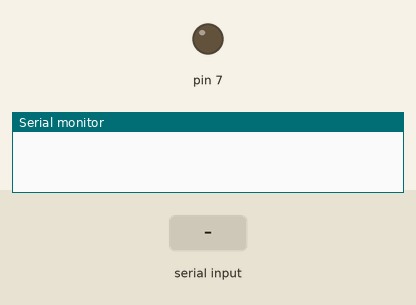
Bench run of a sketch on a simulated Arduino Uno, built with avr-gcc and run on an emulated ATmega328P. On the bench: output pins drawn as LEDs (lit = HIGH), the last lines printed to the serial monitor. Dashed ring = blinking. The test bench sets the inputs (shaded band).

Above: at 1.2 s.
1.3 s: "30 150\n" received over Serial
At 7.9 s:
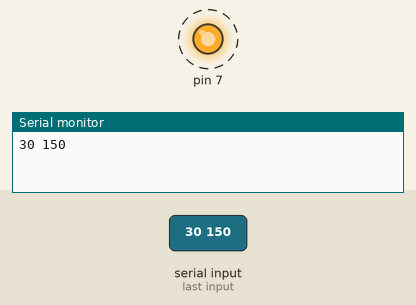
Timing chart, 0 to 9.4 s (numbered marks = the images above; inputs shaded):
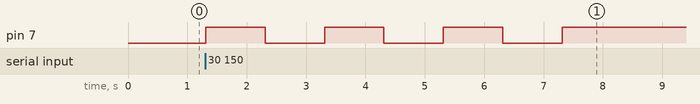

The sketch:

str_2_morse.ino
```cpp
// Inspired by: https://www.arduino.cc/education/morse-code-project/
// Author: Kristián Oravec

#define LED_PIN PB7  // Replace with your desired LED pin

// Delays in ms
#define DELAY_UNIT 1000
#define DELAY_DOT DELAY_UNIT
#define DELAY_DASH 3*DELAY_UNIT
#define DELAY_SPACESAMELETTER DELAY_UNIT
#define DELAY_SPACELETTER 3 * DELAY_UNIT
#define DELAY_SPACEWORD 7 * DELAY_UNIT
#define TERMINATOR '\n'

#define DOT '.'
#define DASH '-'


char* letters[] = {
".-", "-...", "-.-.", "-..", ".", "..-.", "--.", "....", "..", // A-I
"*---", "-.-", ".-..", "--", "-.", "---", ".--.", "--.-", ".-.", // J-R
"...", "-", "..-", "...-", ".--", "-..-", "-.--", "--.." // S-Z
};

char* numbers[] = {
  "-----", ".----", "..---", "...--", "....-", ".....",
"-....", "--...", "---..", "----."
};


void blink_led(int delay_ms){
    digitalWrite(LED_PIN, HIGH);
    delay(delay_ms);
    digitalWrite(LED_PIN, LOW);
    delay(DELAY_SPACESAMELETTER);
}

void parse_morse(char* morse_code)
{
    for (int i = 0; i < strlen(morse_code); i++){
        if (morse_code[i] == DOT) {
            blink_led(DELAY_DOT);
        }
        else {
            blink_led(DELAY_DASH);
        }
    }
}

void setup() {
    // Starts serial communication
    Serial.begin(9600);
    pinMode(LED_PIN, OUTPUT);
}

void parse_string(String input){
    char c;
    for (int i = 0; i < input.length(); i++){
      c = input[i];
      if (c == ' ') {
          delay(DELAY_SPACEWORD);
      }
      if (isDigit(c)){
          parse_morse(numbers[c - '0']);
      }
      else if ( isupper(c)) {
          parse_morse(letters[c - 'A']);
      }
      else if (islower(c)) {
          parse_morse(letters[c - 'a']);
      }
      else {
          Serial.println("Other characters than alphanumeric are ignored");
      }
      delay(DELAY_SPACELETTER);
    }
}

void loop() {
    String input; // "Serial.readStringUntil" returns "String" and not "char*"
    if (Serial.available() > 0) {
        delay(10); // Give some time to byte to arrive in input buffer
        input = Serial.readStringUntil(TERMINATOR);
        Serial.println(input);
        parse_string(input);
    }
}
```

Measured:
- after the input at 1.3 s, pin 7: alternates HIGH for 1.0 s and LOW for 1.0 s, 7 changes in all, then stays HIGH, starting at once
